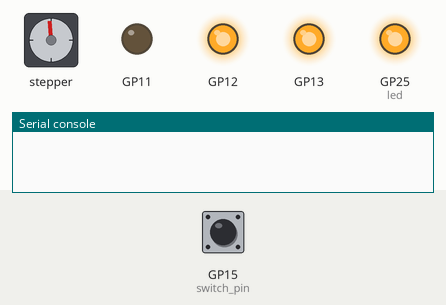
The program below on a simulated Raspberry Pi Pico running MicroPython. Parts: stepper motor, output pins drawn as LEDs (lit = HIGH), the last lines printed to the serial console. The test bench sets the inputs (shaded band); at power-on: GP15 (switch_pin) HIGH. The stepper is drawn at 200 steps a turn; library files of the repository ran but are not shown: 1 file(s); pins used as bus, display or sensor lines are not drawn.

Above: at 0.25 s.
At 1.2 s:
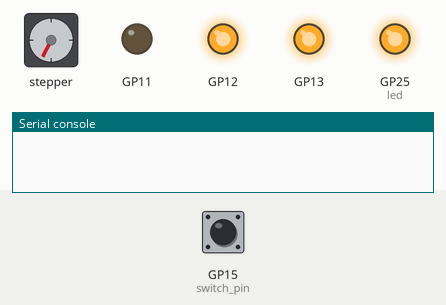
1.3 s: GP15 (switch_pin) pulled LOW for 0.15 s
At 1.47 s:
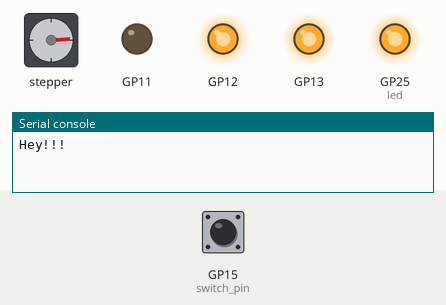
Timing chart, 0 to 19.3 s (numbered marks = the images above; inputs shaded):
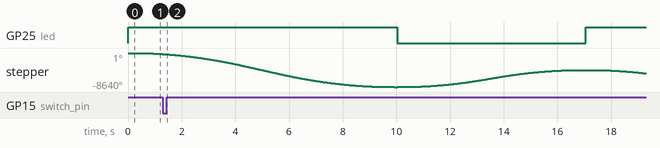

The program:

main.py
```python
from machine import Pin, PWM
import time
from pystep import Stepper
from tomp import TOMP


led = Pin("LED", Pin.OUT)

mode = 1
mode_pins = [Pin(i, Pin.OUT, value = 0) for i in range(13, 10, -1)]
step_pin = Pin(9, Pin.OUT, value = 0)
dir_pin = Pin(8, Pin.OUT, value = 0)
switch_pin = Pin(15, Pin.IN)

motor = Stepper(step_pin, dir_pin, m0=mode_pins[0], m1=mode_pins[1], m2=mode_pins[2])
motor.set_mode(3)

reset_last_ms: int = time.time_ns() // 10**6
def pos_reset(pin):
    global reset_last_ms
    now_ms: int = time.time_ns() // 10**6
    if(now_ms - reset_last_ms < 500): return
    reset_last_ms = now_ms

    print("Hey!!!")

def tomp_turn(target: float, Vmax: float = 200, Amax: float = 50, Jmax: float = 100):
    tomp = TOMP(target, Vmax, Amax, Jmax)
    #...
    tomp_div = 100
    dt = tomp.get_path_time()/tomp_div
    old_pos = 0
    motor_start_pos = motor.position
    for i in range(1, tomp_div):
        it = i/tomp_div
        #...
        t = tomp.get_path_time() * it
        #...
        pos = tomp.get_pos(t)
        #print("pos: ", pos)
        motor.turn(pos - old_pos, dt)
        old_pos = pos
    motor.turn(target - (motor.position-motor_start_pos), dt)

switch_pin.irq(pos_reset, Pin.IRQ_FALLING)

dt = 0.5
while(True):
    led.on()
    tomp_turn(360*3)
    print(motor.position)
    print(motor.steps)
    led.off()
    tomp_turn(-180*3)
    print(motor.position)
    print(motor.steps)
```

pystep.py
```python
from machine import Pin, PWM
from time import ticks_ms, sleep
from math import sqrt
from tomp import TOMP

cbrt = lambda x: x**(1.0/3.0)

class Stepper:
    max_dps: float = 200
    max_acc: float = 100
    max_jerk: float = 100
    #...
    def __init__(self, step: Pin, dir: Pin, en: Pin = None, m0: Pin = None, m1: Pin = None, m2: Pin = None, rv_step: int = 200) -> None:
        self.p_step = step
        self.p_dir = dir
        self.p_en = en
        self.p_modes = [m0, m1, m2]
        self.rv_step = rv_step
        if(type(self.p_modes[0]) == Pin):
            self.p_modes[0].off()
            self.p_modes[1].off()
            self.p_modes[2].off()
        self.mode: int = 0

        self.position: float = 0
        self.steps: int = 0
    #...
    def get_step2angle(self, step: int = 1) -> float:
        return(360*step/(self.rv_step*(2**self.mode)))
    #...
    def get_angle2step(self, angle: float = 1) -> int:
        return(round(self.rv_step*(2**self.mode)*angle/360))
    #...
    def set_mode(self, mode: int) -> None:
        self.mode = min(max(mode, 0), 7)
        self.p_modes[0].value((self.mode>>0) & 0x1)
        self.p_modes[1].value((self.mode>>1) & 0x1)
        self.p_modes[2].value((self.mode>>2) & 0x1)
    #...
    def config_movment(self, max_dps: float, max_accel: float, max_jerk: float) -> None:
        self.max_dps = max_dps
        self.max_acc = max_accel
        self.max_jerk = max_jerk
    #...
    @micropython.native
    def turn(self, angle: float, delay: float = 1) -> None:
        # Add carry
        real_pos = self.get_step2angle(self.steps)
        self.position += angle
        angle = self.position - real_pos
        #print("angle: ", angle)
        # Set Direction
        abs_angle = abs(angle)
        angle_sign = -1 if angle < 0 else 1
        if(angle < 0):
            self.p_dir.on()
        else:
            self.p_dir.off()
        #...
        turn_step = self.get_angle2step(abs_angle)
        if(turn_step < 1): return
        self.steps += turn_step * angle_sign
        dt: float = delay/turn_step
        #print(dt)
        for i in range(turn_step):
            self.p_step.toggle()
            self.p_step.toggle()
            sleep(dt)
```

tomp.py
```python
# Check docs for more info about Third order point-to-point motion profile
from time import time_ns, sleep
from math import sqrt

@micropython.native
def cbrt(x: float) -> float:
    return(x**(1.0/3.0))

class TOMP:
    S: float = 0
    Vmax: float = 0
    Amax: float = 0
    Jmax: float = 0
    end: bool = False
    ts: list[float]
    @micropython.native
    def __init__(self, target: float, Vmax: float, Amax: float, Jmax: float) -> None:
        self.end = False
        self.S = abs(target)
        self.S_sign = -1 if target < 0 else 1
        self.Vmax = Vmax
        self.Amax = Amax
        self.Jmax = Jmax
        # 1
        self.Va = (self.Amax**2)/self.Jmax
        self.Sa = (2*self.Amax**3)/(self.Jmax**2)
        self.M = int(self.Vmax*self.Jmax < self.Amax**2)
        self.N = int(not self.M)
        self.Sv = self.Vmax*(self.M*(2*sqrt(self.Vmax/self.Jmax)) + self.N*((self.Vmax/self.Amax)+(self.Amax/self.Jmax)))
        # 1-2
        if(self.Vmax <= self.Va and self.S > self.Sa): # Shape 1
            Tj = sqrt(self.Vmax/self.Jmax)
            Ta = Tj
            Tv = self.S/self.Vmax
        elif(self.Vmax > self.Va and self.S <= self.Sa): # Shape 2
            Tj = cbrt(self.S/(2*self.Jmax))
            Ta = Tj
            Tv = 2*Tj
        elif(self.Vmax <= self.Va and self.S <= self.Sa and self.S > self.Sv): # Shape 3
            Tj = sqrt(self.Vmax/self.Jmax)
            Ta = Tj
            Tv = self.S/self.Vmax
        elif(self.Vmax <= self.Va and self.S <= self.Sa and self.S <= self.Sv): # Shape 4
            Tj = cbrt(self.S/(2*self.Jmax))
            Ta = Tj
            Tv = 2*Tj
        elif(self.Vmax > self.Va and self.S > self.Sa and self.S > self.Sv): # Shape 5
            Tj = self.Amax/self.Jmax
            Ta = self.Vmax/self.Amax
            Tv = self.S/self.Vmax
        elif(self.Vmax > self.Va and self.S > self.Sa and self.S <= self.Sv): # Shape 6
            Tj = self.Amax/self.Jmax
            Ta = (sqrt((4*self.S*self.Jmax**2+self.Amax**3)/(self.Amax*self.Jmax**2))-(self.Amax/self.Jmax))/2
            Tv = Ta+Tj
        else:
            print("Shape error")
            return
        # 3
        t0 = 0
        t1 = Tj
        t2 = Ta
        t3 = Ta+Tj
        t4 = Tv
        t5 = Tv+Tj
        t6 = Tv+Ta
        t7 = Tv+Tj+Ta
        self.ts = [t0, t1, t2, t3, t4, t5, t6, t7]

    # 4
    @micropython.native
    def acc(self, t: float, i: int = -1) -> float:
        if(i == -1):
            i = int(t)
            t = self.ts[i]
        if(i == 1):
            return(self.Jmax*(t-self.ts[0]))
        elif(i == 2):
            return(self.acc(1))
        elif(i == 3):
            return(self.acc(2)-self.Jmax*(t-self.ts[2]))
        elif(i == 4):
            return(0)
        elif(i == 5):
            return(-self.Jmax*(t-self.ts[4]))
        elif(i == 6):
            return(self.acc(5))
        elif(i == 7):
            return(self.acc(6)+self.Jmax*(t-self.ts[6]))
        return(0.0)
    #...
    @micropython.native
    def vel(self, t: float, i: int = -1) -> float:
        if(i == -1):
            i = int(t)
            t = self.ts[i]
        if(i == 1):
            return((self.Jmax*(t-self.ts[0])**2)/2)
        elif(i == 2):
            return(self.vel(1)+self.acc(1)*(t-self.ts[1]))
        elif(i == 3):
            return(self.vel(2)+self.acc(2)*(t-self.ts[2])+(-self.Jmax*(t-self.ts[2])**2)/2)
        elif(i == 4):
            return(self.vel(3))
        elif(i == 5):
            return(self.vel(4)+(-self.Jmax*(t-self.ts[4])**2)/2)
        elif(i == 6):
            return(self.vel(5)+self.acc(5)*(t-self.ts[5]))
        elif(i == 7):
            return(self.vel(6)+self.acc(6)*(t-self.ts[6])+(self.Jmax*(t-self.ts[6])**2)/2)
        return(0.0)
    #...
    @micropython.native
    def pos(self, t: float, i: int = -1) -> float:
        if(i == -1):
            i = int(t)
            t = self.ts[i]
        if(i == 1):
            return((self.Jmax*(t-self.ts[0])**3)/6)
        elif(i == 2):
            return(self.pos(1)+self.vel(1)*(t-self.ts[1])+(self.acc(1)*(t-self.ts[1])**2)/2)
        elif(i == 3):
            return(self.pos(2)+self.vel(2)*(t-self.ts[2])+(self.acc(2)*(t-self.ts[2])**2)/2+(-self.Jmax*(t-self.ts[2])**3)/6)
        elif(i == 4):
            return(self.pos(3)+self.vel(3)*(t-self.ts[3]))
        elif(i == 5):
            return(self.pos(4)+self.vel(4)*(t-self.ts[4])+(-self.Jmax*(t-self.ts[4])**3)/6)
        elif(i == 6):
            return(self.pos(5)+self.vel(5)*(t-self.ts[5])+(self.acc(5)*(t-self.ts[5])**2)/2)
        elif(i == 7):
            return(self.pos(6)+self.vel(6)*(t-self.ts[6])+(self.acc(6)*(t-self.ts[6])**2)/2+(self.Jmax*(t-self.ts[6])**3)/6)
        return(0.0)
    #...
    @micropython.native
    def get_pos(self, t: float) -> float:
        for i in range(0, 7):
            if(self.ts[i] <= t < self.ts[i+1]):
                return(self.pos(t, i+1) * self.S_sign)
        if(t <= 0):
            return(0)
        if(t >= self.ts[7]):
            self.end = True
            return(self.S * self.S_sign)
        return(0.0)
    #...
    @micropython.native
    def get_path_time(self)->float:
        return(self.ts[-1])

if(__name__ == "__main__"):
    tomp = TOMP()
    tomp.config(360, 360, 360, 360)

    t = 0
    old_pos = 0
    while(not tomp.end):
        pos = tomp.get_pos(t)
        #print(f"{round(t, 1)}s >>> {pos}")
        print(f"speed >>> {pos - old_pos}")
        old_pos = pos
        t += 0.1
```
